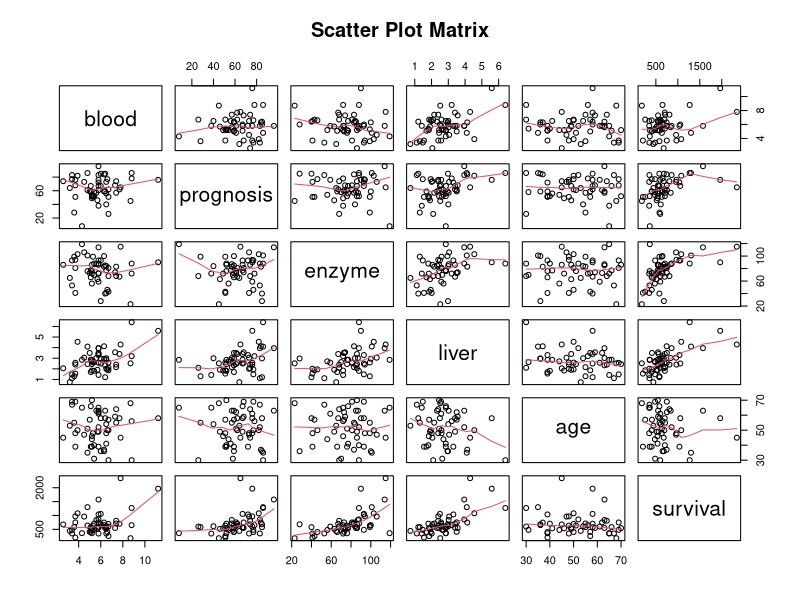
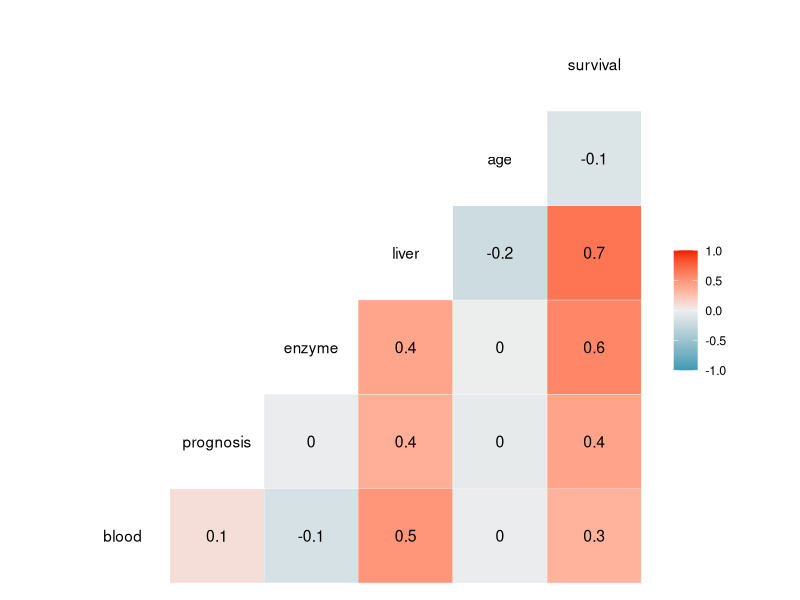
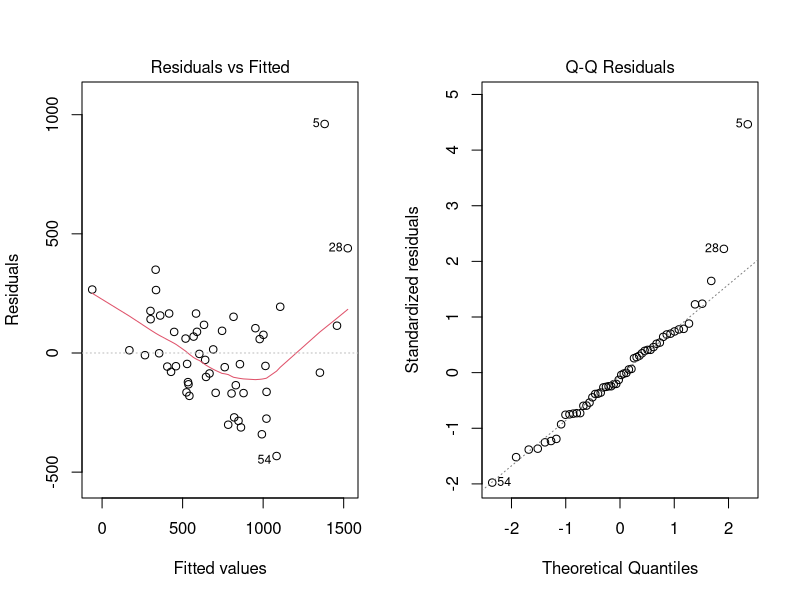
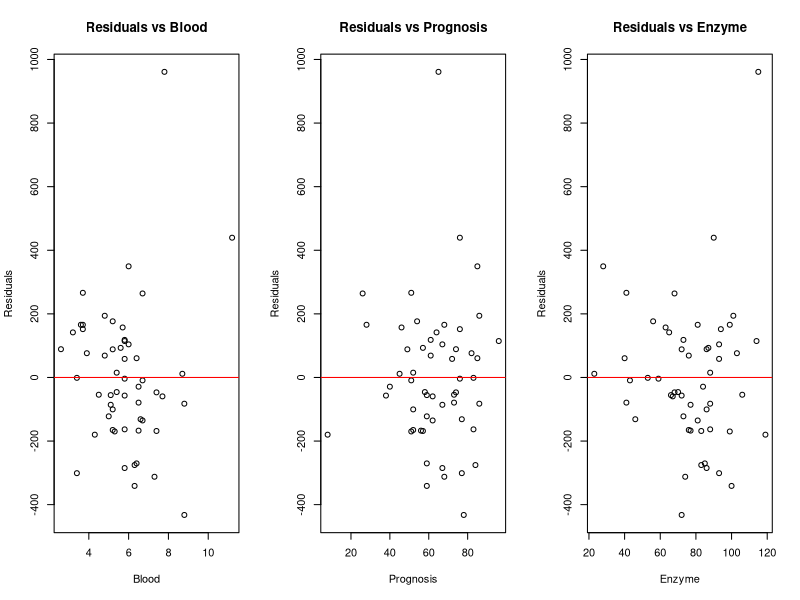
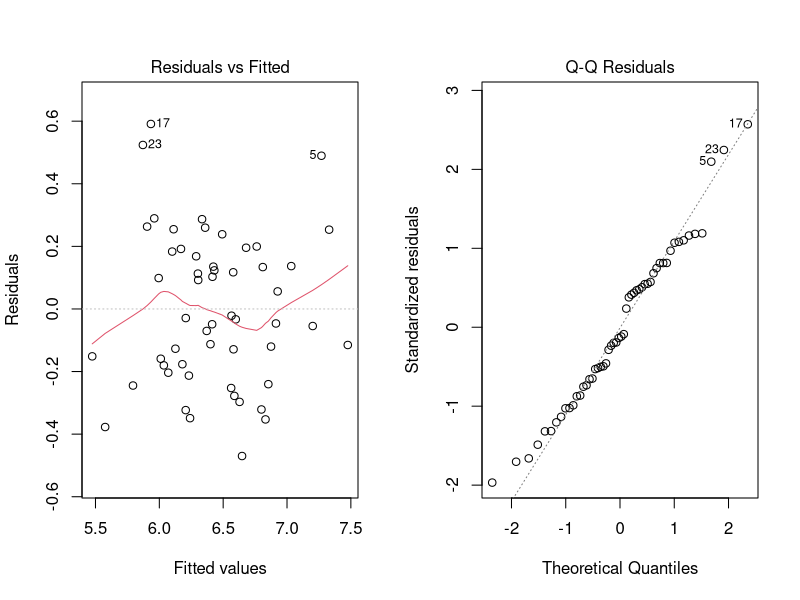
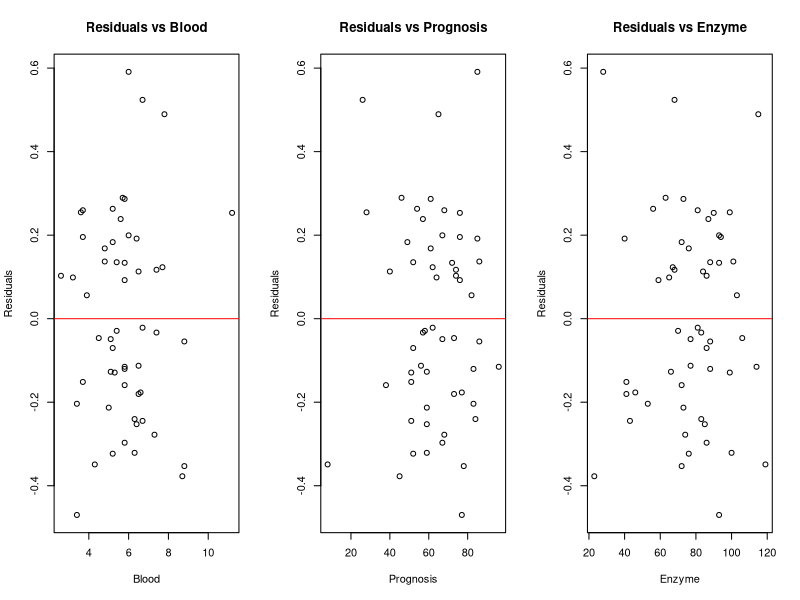
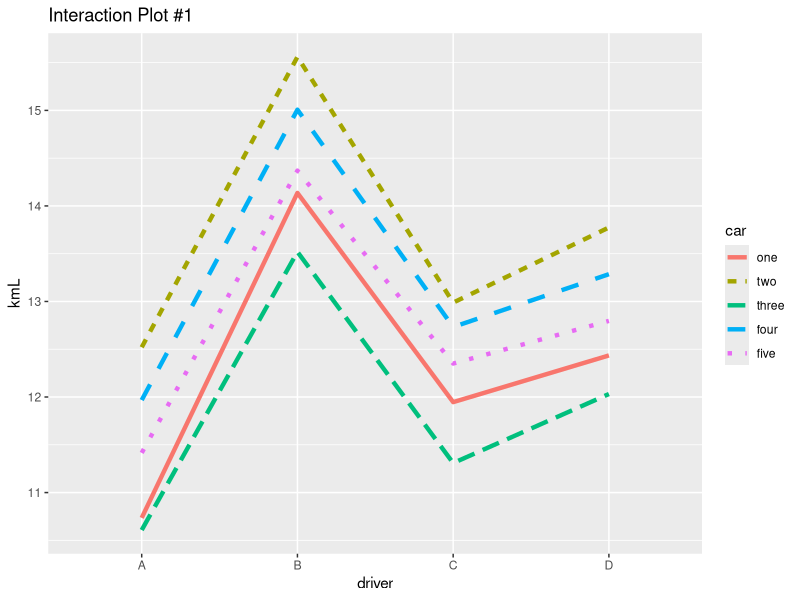
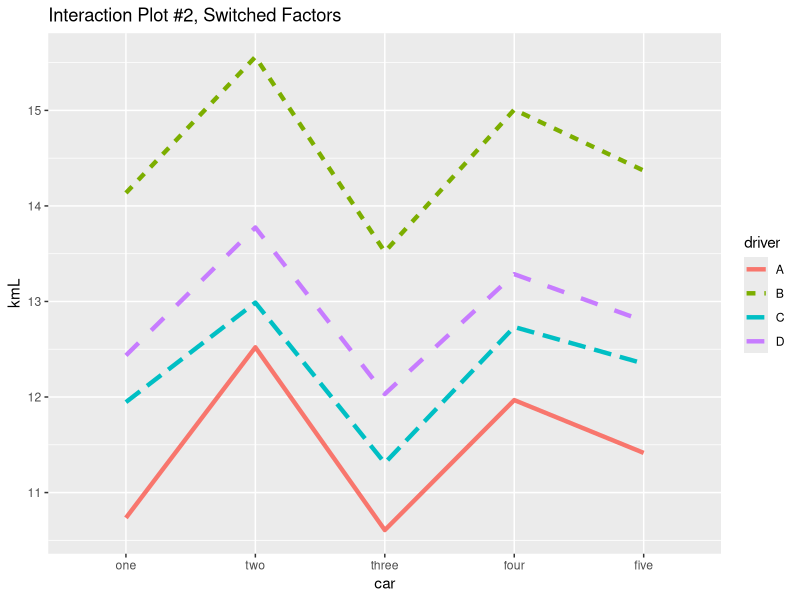

Here is the R script that generated these plots, in order:
## ---- chunk 1
knitr::opts_chunk$set(echo = TRUE)
## ---- chunk 2
library(knitr)
fuel.eff.desc <- data.frame(colname = c("kmL","car", "driver"), description = c("the observed fuel efficiency of the car in km/L over a standard course", "the specific car model", "the driver of the car"))
kable(fuel.eff.desc, caption = "Dataset 1: Fuel Efficiency of Cars & Drivers")

surgicaldat <- data.frame(colnames = c("blood","prognosis","enzyme","liver","age","gender","survival"),description = c("blood clotting index","prognosis index","enzyme function index","liver function index","age of patient, in years","Gender of the patient","survival time of the patient after surgery (in days)"))
kable(surgicaldat, caption = "Dataset 2: Surgical procedure Results")
## ---- chunk 3
# Bring in packages needed 
library(dplyr)
# Read data in & remove gender since we are only concrned with true numeric variables
surg <- read.table("surg.dat", header = T)
surg.wo.gen <- select(surg, -gender)
# Produce scatter plot matrix
plot(surg.wo.gen, panel = panel.smooth, main="Scatter Plot Matrix")
## ---- chunk 4
# Correlation Matrix
cor(surg.wo.gen)
# We can also use the GGally package to check the correlation quite nicely in a visual way
library(GGally)
ggcorr(surg.wo.gen, label = T)
## ---- chunk 5
# model with all other variables as predictors
surg.lm <- lm(survival ~ . , data = surg)
surg.aov <- anova(surg.lm)

TotalRegSS <- sum(surg.aov$'Sum Sq'[1:6])
surg.aov
TotalRegSS # This is our combined regression SS
## ---- chunk 6
# finding the p-value
1 - pf(17.85, df1 = 6, df2 = 47)
## ---- chunk 7
# initial model with all predictors
surg.lm <- lm(survival ~ . , data = surg)
summary(surg.lm)
## ---- chunk 8
# reduced model after dropping gender
surg.lm.2 <- lm(survival ~ .-gender , data = surg)
summary(surg.lm.2)
## ---- chunk 9
# reduced model after dropping liver
surg.lm.3 <- lm(survival ~ .-gender - liver , data = surg)
summary(surg.lm.3)
## ---- chunk 10
# reduced model after dropping age
surg.lm.4 <- lm(survival ~ .-gender - liver - age, data = surg) # or can re-write as ...
surg.lm.4 <- lm(survival ~ blood + prognosis + enzyme, data = surg)
summary(surg.lm.4)
## ---- chunk 11
par(mfrow=c(1,2))
plot(surg.lm.4, which = 1:2) # plot our Residuals vs Fitted and Normal Q-Q Plot
## ---- chunk 12
# plot our residuals vs predictors 
par(mfrow=c(1,3))
plot(surg$blood,surg.lm.4$residuals, xlab = "Blood", ylab = "Residuals", 
     main = "Residuals vs Blood")
abline(h=0, col="red")
plot(surg$prognosis,surg.lm.4$residuals, xlab = "Prognosis", ylab = "Residuals", 
     main = "Residuals vs Prognosis")
abline(h=0, col="red")
plot(surg$enzyme,surg.lm.4$residuals, xlab = "Enzyme", ylab = "Residuals", 
     main = "Residuals vs Enzyme")
abline(h=0, col="red")
## ---- chunk 13
# initial model with all predictors & log(response)
log.surg.lm <- lm(log(survival) ~ . , data = surg) # or re-write as ...
log.surg.lm <- lm(log(survival) ~ blood + prognosis + enzyme + liver + age + gender ,data=surg)
summary(log.surg.lm)

## ---- chunk 14
# model version 2 after removing liver variable
log.surg.lm.2 <- lm(log(survival) ~ blood + prognosis + enzyme + age + gender ,data=surg)
summary(log.surg.lm.2)

## ---- chunk 15
# model version 3 after dropping gender variable 
log.surg.lm.3 <- lm(log(survival) ~ blood + prognosis + enzyme + age ,data=surg)
summary(log.surg.lm.3)

## ---- chunk 16
# model version 4 after dropping age variable 
log.surg.lm.4 <- lm(log(survival) ~ blood + prognosis + enzyme ,data=surg)
summary(log.surg.lm.4)

## ---- chunk 17
par(mfrow=c(1,2))
plot(log.surg.lm.4, which = 1:2) # plot our Residuals vs Fitted and Normal Q-Q Plot
## ---- chunk 18
# Residuals vs Predictors Plots
par(mfrow=c(1,3))
plot(surg$blood,log.surg.lm.4$residuals, xlab = "Blood", ylab = "Residuals",
     main = "Residuals vs Blood")
abline(h=0, col="red")
plot(surg$prognosis,log.surg.lm.4$residuals, xlab = "Prognosis", ylab = "Residuals",
     main = "Residuals vs Prognosis")
abline(h=0, col="red")
plot(surg$enzyme,log.surg.lm.4$residuals, xlab = "Enzyme", ylab = "Residuals",
     main = "Residuals vs Enzyme")
abline(h=0, col="red")
## ---- chunk 19
library(knitr)
# read data in
fuel.eff <- read.table("kml.dat", header = T)
# compute summary table for number of replicates
kable(table(fuel.eff$car, fuel.eff$driver),caption = "Number of Replicates")

## ---- chunk 20
# load packages
library(ggplot2)
# create wide summary for interaction plot input
fuel.eff.means <- aggregate(kmL ~ driver + car, data = fuel.eff, "mean")
# convert to factor
fuel.eff$car <- factor(fuel.eff$car)
fuel.eff$driver <- factor(fuel.eff$driver)
# append columns for interaction between car and driver
fuel.eff$interaction <- interaction(fuel.eff$driver, fuel.eff$car)
# show mean table
group.means <- data.frame(tapply(fuel.eff$kmL, list(fuel.eff$car,fuel.eff$driver), mean))
group.means$rwnms <- factor(rownames(group.means))
x <- factor(c("one","two","three","four","five"))
sorted.group.means <- group.means[match(x,group.means$rwnms),] # order row names correctly
sorted.group.means <- select(sorted.group.means,-rwnms)
kable(sorted.group.means, caption = "Treatment Means")
# create interaction plot + order car variable
fuel.eff.means$car <- factor(fuel.eff.means$car, levels = c("one","two","three","four","five"))
ggplot(fuel.eff.means, aes(x=driver,y=kmL))+
   geom_line(size = 1.5, aes(group=car,color=car,linetype=car)) + ggtitle("Interaction Plot #1")

# create interaction plot, switch factor order
ggplot(fuel.eff.means, aes(x=car,y=kmL))+
   geom_line(size = 1.5, aes(group=driver,color=driver,linetype=driver)) + ggtitle("Interaction Plot #2, Switched Factors")
## ---- chunk 21
# create boxplot
ggplot(fuel.eff, aes(x=interaction,y=kmL)) + 
  geom_boxplot(aes(color=interaction))+
  geom_point(width = 0.1, alpha = 0.6) + ggtitle("Boxplots") + xlab("driver:car") +
  scale_color_discrete(guide = FALSE) 
## ---- chunk 22
par(mfrow=c(1,3))
kmL.aov <- aov(kmL ~ car + driver + car:driver, data = fuel.eff)
boxplot(kmL ~ car + driver, data = fuel.eff, main = "Boxplots")
plot(kmL.aov, which = 1:2)
## ---- chunk 23
# check interaction effect + main effects in one model
kmL.aov <- aov(kmL ~ car + driver + car:driver, data = fuel.eff)
summary(kmL.aov)
